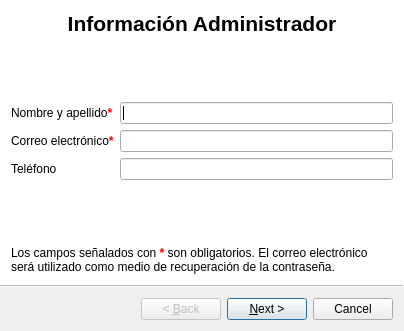
<?xml version="1.0" encoding="UTF-8"?>
<ui version="4.0">
 <class>Wizard</class>
 <widget class="QWizard" name="Wizard">
  <property name="enabled">
   <bool>true</bool>
  </property>
  <property name="geometry">
   <rect>
    <x>0</x>
    <y>0</y>
    <width>404</width>
    <height>331</height>
   </rect>
  </property>
  <property name="windowTitle">
   <string>Configuración inicial</string>
  </property>
  <property name="styleSheet">
   <string notr="true"/>
  </property>
  <property name="wizardStyle">
   <enum>QWizard::ModernStyle</enum>
  </property>
  <property name="titleFormat">
   <enum>Qt::AutoText</enum>
  </property>
  <widget class="QWizardPage" name="wizardPage1">
   <property name="locale">
    <locale language="Spanish" country="Argentina"/>
   </property>
   <layout class="QVBoxLayout" name="verticalLayout_2">
    <item>
     <widget class="QLabel" name="label">
      <property name="font">
       <font>
        <pointsize>16</pointsize>
       </font>
      </property>
      <property name="text">
       <string>&lt;html&gt;&lt;head/&gt;&lt;body&gt;&lt;p&gt;&lt;span style=&quot; font-weight:700;&quot;&gt;Información Administrador&lt;/span&gt;&lt;/p&gt;&lt;/body&gt;&lt;/html&gt;</string>
      </property>
      <property name="alignment">
       <set>Qt::AlignCenter</set>
      </property>
     </widget>
    </item>
    <item>
     <spacer name="verticalSpacer">
      <property name="orientation">
       <enum>Qt::Vertical</enum>
      </property>
      <property name="sizeHint" stdset="0">
       <size>
        <width>20</width>
        <height>40</height>
       </size>
      </property>
     </spacer>
    </item>
    <item>
     <layout class="QFormLayout" name="formLayout_2">
      <item row="0" column="1">
       <widget class="QLineEdit" name="lineEdit_2"/>
      </item>
      <item row="2" column="0">
       <widget class="QLabel" name="label_5">
        <property name="text">
         <string>Teléfono</string>
        </property>
       </widget>
      </item>
      <item row="2" column="1">
       <widget class="QLineEdit" name="lineEdit_4"/>
      </item>
      <item row="1" column="1">
       <widget class="QLineEdit" name="lineEdit_5"/>
      </item>
      <item row="0" column="0">
       <widget class="QLabel" name="label_6">
        <property name="text">
         <string>&lt;html&gt;&lt;head/&gt;&lt;body&gt;&lt;p&gt;Nombre y apellido&lt;span style=&quot; font-weight:700; color:#ff0000;&quot;&gt;*&lt;/span&gt;&lt;/p&gt;&lt;/body&gt;&lt;/html&gt;</string>
        </property>
       </widget>
      </item>
      <item row="1" column="0">
       <widget class="QLabel" name="label_7">
        <property name="text">
         <string>&lt;html&gt;&lt;head/&gt;&lt;body&gt;&lt;p&gt;Correo electrónico&lt;span style=&quot; font-weight:700; color:#ff0000;&quot;&gt;*&lt;/span&gt;&lt;/p&gt;&lt;/body&gt;&lt;/html&gt;</string>
        </property>
       </widget>
      </item>
     </layout>
    </item>
    <item>
     <spacer name="verticalSpacer_3">
      <property name="orientation">
       <enum>Qt::Vertical</enum>
      </property>
      <property name="sizeHint" stdset="0">
       <size>
        <width>20</width>
        <height>40</height>
       </size>
      </property>
     </spacer>
    </item>
    <item>
     <widget class="QLabel" name="label_8">
      <property name="text">
       <string>&lt;html&gt;&lt;head/&gt;&lt;body&gt;&lt;p&gt;Los campos señalados con &lt;span style=&quot; font-weight:700; color:#ff0000;&quot;&gt;*&lt;/span&gt; son obligatorios. El correo electrónico será utilizado como medio de recuperación de la contraseña.&lt;/p&gt;&lt;/body&gt;&lt;/html&gt;</string>
      </property>
      <property name="scaledContents">
       <bool>false</bool>
      </property>
      <property name="wordWrap">
       <bool>true</bool>
      </property>
     </widget>
    </item>
   </layout>
  </widget>
  <widget class="QWizardPage" name="wizardPage2">
   <layout class="QVBoxLayout" name="verticalLayout_3">
    <item>
     <widget class="QLabel" name="label_9">
      <property name="font">
       <font>
        <pointsize>16</pointsize>
       </font>
      </property>
      <property name="text">
       <string>Crear contraseña</string>
      </property>
      <property name="alignment">
       <set>Qt::AlignCenter</set>
      </property>
     </widget>
    </item>
    <item>
     <spacer name="verticalSpacer_2">
      <property name="orientation">
       <enum>Qt::Vertical</enum>
      </property>
      <property name="sizeHint" stdset="0">
       <size>
        <width>20</width>
        <height>40</height>
       </size>
      </property>
     </spacer>
    </item>
    <item>
     <layout class="QFormLayout" name="formLayout_3">
      <property name="bottomMargin">
       <number>10</number>
      </property>
      <item row="0" column="0">
       <widget class="QLabel" name="contraseniaLabel">
        <property name="text">
         <string>&lt;html&gt;&lt;head/&gt;&lt;body&gt;&lt;p&gt;Contraseña&lt;span style=&quot; font-weight:700; color:#ff0000;&quot;&gt;*&lt;/span&gt;&lt;/p&gt;&lt;/body&gt;&lt;/html&gt;</string>
        </property>
       </widget>
      </item>
      <item row="0" column="1">
       <widget class="QLineEdit" name="contraseniaLineEdit">
        <property name="text">
         <string/>
        </property>
        <property name="echoMode">
         <enum>QLineEdit::Password</enum>
        </property>
       </widget>
      </item>
      <item row="1" column="0">
       <widget class="QLabel" name="confirmarContraseniaLabel">
        <property name="text">
         <string>&lt;html&gt;&lt;head/&gt;&lt;body&gt;&lt;p&gt;Confirmar contraseña&lt;span style=&quot; font-weight:700; color:#ff0000;&quot;&gt;*&lt;/span&gt;&lt;/p&gt;&lt;/body&gt;&lt;/html&gt;</string>
        </property>
       </widget>
      </item>
      <item row="1" column="1">
       <widget class="QLineEdit" name="confirmarContraseniaLineEdit">
        <property name="text">
         <string/>
        </property>
        <property name="echoMode">
         <enum>QLineEdit::Password</enum>
        </property>
       </widget>
      </item>
     </layout>
    </item>
    <item>
     <widget class="QLabel" name="label_10">
      <property name="font">
       <font>
        <pointsize>9</pointsize>
       </font>
      </property>
      <property name="text">
       <string>Se recomienda utilizar una contraseña de 8 caracteres como mínimo y compuesta por mayúsculas,minúsculas y números.</string>
      </property>
      <property name="wordWrap">
       <bool>true</bool>
      </property>
     </widget>
    </item>
    <item>
     <spacer name="verticalSpacer_4">
      <property name="orientation">
       <enum>Qt::Vertical</enum>
      </property>
      <property name="sizeHint" stdset="0">
       <size>
        <width>20</width>
        <height>40</height>
       </size>
      </property>
     </spacer>
    </item>
    <item>
     <widget class="QLabel" name="label_11">
      <property name="font">
       <font>
        <bold>true</bold>
       </font>
      </property>
      <property name="text">
       <string>En caso de pérdida se utilizará la dirección de correo electrónico del administrador como medio de recuperación.</string>
      </property>
      <property name="wordWrap">
       <bool>true</bool>
      </property>
     </widget>
    </item>
   </layout>
  </widget>
 </widget>
 <resources/>
 <connections/>
</ui>
